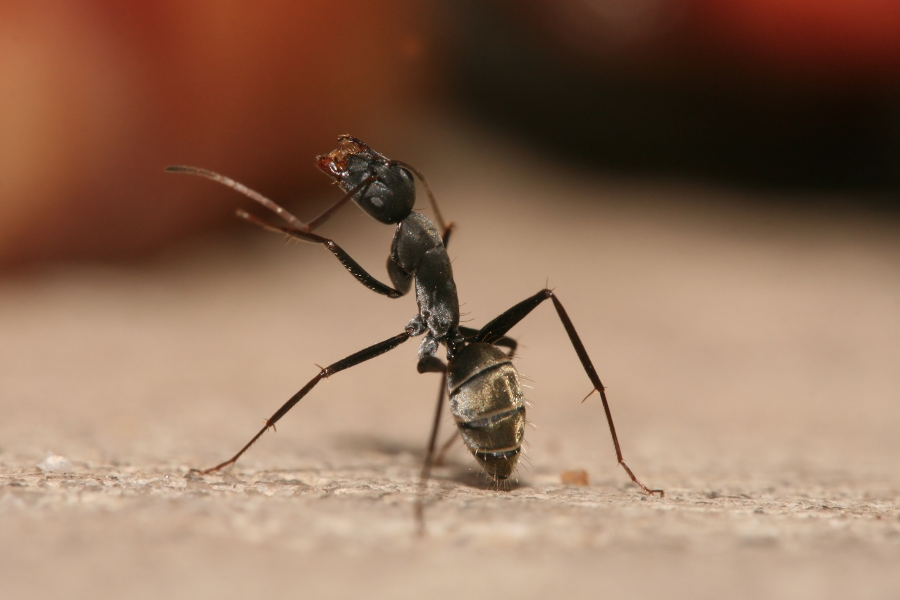
#> input picture papers/geometric-kernel-study/test_image.jpg, 1800 x 1200 px (shown at 1/2 size)
$ python cgmm_full_image_dump.py --image ../../papers/geometric-kernel-study/test_image.jpg --out out.png
#> lines starting #> are read from the running program, lines starting #| are printed output that depends on the picture
### src/edgecritic/pipeline/metal.py
"""ctypes binding for the fused Rust/Metal WVF, LF, and recovery backend."""

from __future__ import annotations

import ctypes
import math
from functools import lru_cache

import numpy as np

from edgecritic.lf.metal import _as_int32, _as_uint32
from edgecritic.wvf.metal import (
    MetalBackendError,
    _load_library as _load_wvf_library,
)
from edgecritic.wvf.radius import build_wvf_radius_kernels


# [46 lines left out: functions _load_pipeline_library, pipeline_backend_available, not called in this run]


def _finite_float(value: float, name: str) -> float:
    out = float(value)
    if not math.isfinite(out):
        raise ValueError(f"{name} must be finite")
    return out


def wvf_lf_recover_metal(
    image: np.ndarray,
    radius: int,
    degree: int,
    lf_half_length: int,
    n_orientations: int = 64,
    tau_sec_floor: float = 0.40,
    tau_validity: float = 0.10,
    dense_n: int = 500,
    min_sep_frac: float = 0.125,
    method: str = "box",
) -> tuple[np.ndarray, np.ndarray, np.ndarray, np.ndarray, np.ndarray]:
    """Run WVF -> LF -> orientation recovery as a single fused Metal pipeline."""
    method_name = str(method).lower()
    if method_name != "box":
        raise ValueError("method must be 'box'")

    img = np.ascontiguousarray(image, dtype=np.float32)
    if img.ndim != 2:
        raise ValueError("image must be a 2-D array")
    h, w = img.shape
    if h == 0 or w == 0:
        raise ValueError("image width and height must be positive")

    radius_value = int(radius)
    degree_value = int(degree)
    lf_value = int(lf_half_length)
    n = int(n_orientations)
    if n <= 0:
        raise ValueError("n_orientations must be positive")
    dense_count = int(dense_n)
    if dense_count <= 0:
        raise ValueError("dense_n must be positive")

    tau_sec = _finite_float(tau_sec_floor, "tau_sec_floor")
    tau_valid = _finite_float(tau_validity, "tau_validity")
    sep_frac = _finite_float(min_sep_frac, "min_sep_frac")

    kernels = build_wvf_radius_kernels(radius=radius_value, order=degree_value)
    offsets = kernels.offsets_xy.astype(np.int32, copy=False)
    dx = np.ascontiguousarray(offsets[:, 0], dtype=np.int32)
    dy = np.ascontiguousarray(offsets[:, 1], dtype=np.int32)
    wx = np.ascontiguousarray(kernels.weights_x, dtype=np.float32)
    wy = np.ascontiguousarray(kernels.weights_y, dtype=np.float32)

    theta_p_f = np.empty(img.size, dtype=np.float32)
    m_p_f = np.empty(img.size, dtype=np.float32)
    theta_s_f = np.empty(img.size, dtype=np.float32)
    m_s_f = np.empty(img.size, dtype=np.float32)
    v = np.empty(img.size, dtype=np.uint8)
    error_buffer = ctypes.create_string_buffer(4096)

    status = _load_pipeline_library().edgecritic_metal_wvf_lf_recover(
        img.ctypes.data_as(ctypes.POINTER(ctypes.c_float)),
        _as_uint32(w, "image width"),
        _as_uint32(h, "image height"),
        dx.ctypes.data_as(ctypes.POINTER(ctypes.c_int)),
        dy.ctypes.data_as(ctypes.POINTER(ctypes.c_int)),
        wx.ctypes.data_as(ctypes.POINTER(ctypes.c_float)),
        wy.ctypes.data_as(ctypes.POINTER(ctypes.c_float)),
        _as_uint32(kernels.support_size, "WVF support size"),
        _as_int32(lf_value, "LF half-length"),
        _as_uint32(n, "orientation count"),
        ctypes.c_uint(1),
        ctypes.c_int(-1),
        ctypes.c_float(tau_sec),
        ctypes.c_float(tau_valid),
        _as_uint32(dense_count, "dense_n"),
        ctypes.c_float(sep_frac),
        theta_p_f.ctypes.data_as(ctypes.POINTER(ctypes.c_float)),
        m_p_f.ctypes.data_as(ctypes.POINTER(ctypes.c_float)),
        theta_s_f.ctypes.data_as(ctypes.POINTER(ctypes.c_float)),
        m_s_f.ctypes.data_as(ctypes.POINTER(ctypes.c_float)),
        v.ctypes.data_as(ctypes.POINTER(ctypes.c_uint8)),
        error_buffer,
        ctypes.c_size_t(len(error_buffer)),
    )
    if status != 0:
        raise MetalBackendError(error_buffer.value.decode("utf-8", errors="replace"))

    shape = img.shape
    return (
        theta_p_f.reshape(shape).astype(np.float64),
        m_p_f.reshape(shape).astype(np.float64),
        theta_s_f.reshape(shape).astype(np.float64),
        m_s_f.reshape(shape).astype(np.float64),
        v.reshape(shape),
    )


__all__ = [
    "pipeline_backend_available",
    "wvf_lf_recover_metal",
]

### scripts/eval/cgmm_full_image_dump.py
"""Full-image c-GMM K=3 fusion dump using the Metal pipeline.

Pipeline:
  1. Load the noisy synthetic image (sigma=13 AWGN) at the chosen size.
  2. Split into L, R, G, B channels.
  3. For each (channel, radius, degree, lf_half_length) config, run the
     fused Metal front end (WVF + LF + orientation recovery).
  4. Stack all configs into per-pixel (phi, w) primary + secondary
     measurement arrays.
  5. Run Metal c-GMM K=3 hard-EM fusion in one call.
  6. Save dump in the schema fig_cgmm_fused_output.py expects:
       theta_fused, theta_fused_sec, M_fused, M_fused_sec,
       v_fused, suppressed.

This is the production dump for the paper's c-GMM fused-output figure
on the noisy low_contrast_mixed_chroma image at 4096^2.
"""

from __future__ import annotations

import argparse
import math
import sys
import time
from pathlib import Path

import numpy as np
from PIL import Image

ROOT = Path(__file__).resolve().parents[2]
sys.path.insert(0, str(ROOT / "src"))
sys.path.insert(0, str(ROOT / "scripts" / "eval"))
sys.path.insert(0, str(ROOT / "agent_workspaces" / "cgmm_metal"))

from edgecritic.pipeline import wvf_lf_recover_metal
from edgecritic.cgmm._metal import cgmm_fuse_two_pass_metal
from reference_impl import theta_M_to_phi_w


def main():
    p = argparse.ArgumentParser(description=__doc__)
    p.add_argument("--image", required=True, type=Path)
    p.add_argument("--out",   required=True, type=Path)
    p.add_argument("--sigma", type=float, default=13.0)
    p.add_argument("--radii",   default="5,9")
    p.add_argument("--degrees", default="1,3")
    p.add_argument("--lf-half-lengths", default="40,60,80,100")
    p.add_argument("--channels",        default="L,R,G,B")
    p.add_argument("--n-orientations",  type=int, default=64)
    p.add_argument("--K",               type=int, default=3)
    p.add_argument("--seed",            type=int, default=0)
    args = p.parse_args()

    radii   = [int(s) for s in args.radii.split(",")]
    degrees = [int(s) for s in args.degrees.split(",")]
    ms      = [int(s) for s in args.lf_half_lengths.split(",")]
    sel_ch  = [c.strip() for c in args.channels.split(",")]

    rng = np.random.default_rng(args.seed)
    rgb = np.asarray(Image.open(args.image).convert("RGB")).astype(np.float32)
    H, W = rgb.shape[:2]
#> H = 1200; W = 1800
    rgb_n = np.clip(rgb + rng.normal(0.0, args.sigma, rgb.shape).astype(np.float32),
                    0.0, 255.0)
    R = rgb_n[..., 0]; G = rgb_n[..., 1]; B = rgb_n[..., 2]
#> after `R = rgb_n[..., 0]`:
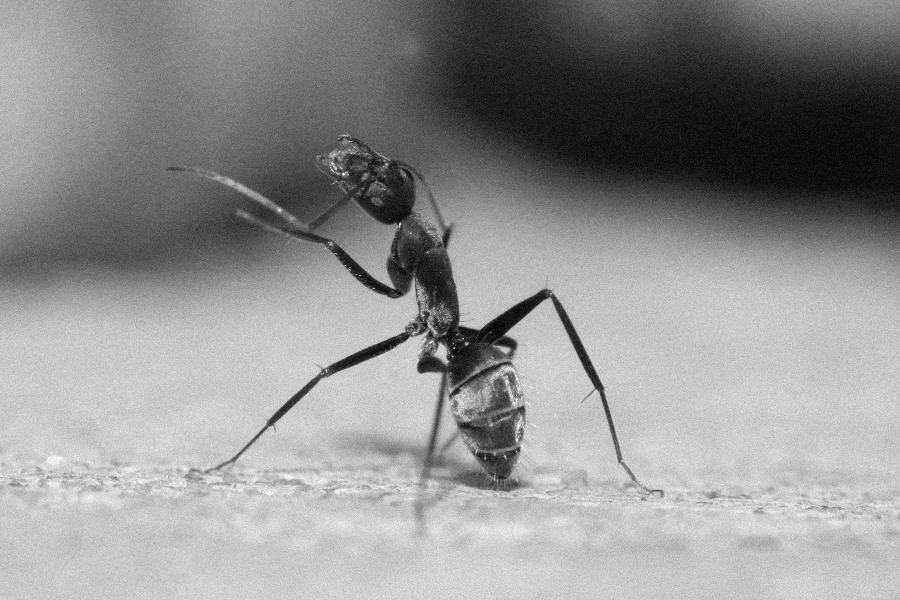
#> R: shape (1200, 1800) float32 (shown at 1/2 size); min 0, max 255, mean 145.5
#> after `G = rgb_n[..., 1]`:
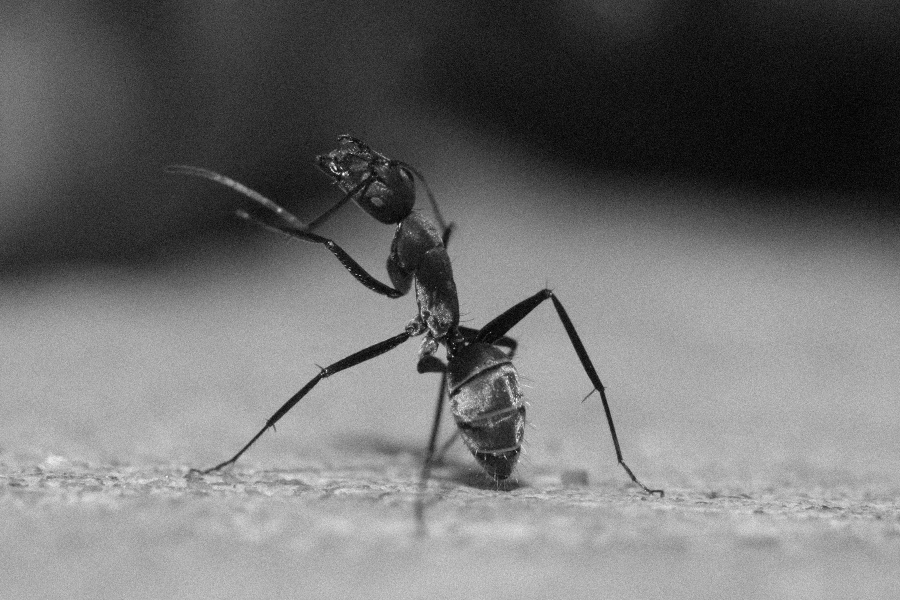
#> G: shape (1200, 1800) float32 (shown at 1/2 size); min 0, max 255, mean 112.9
#> after `B = rgb_n[..., 2]`:
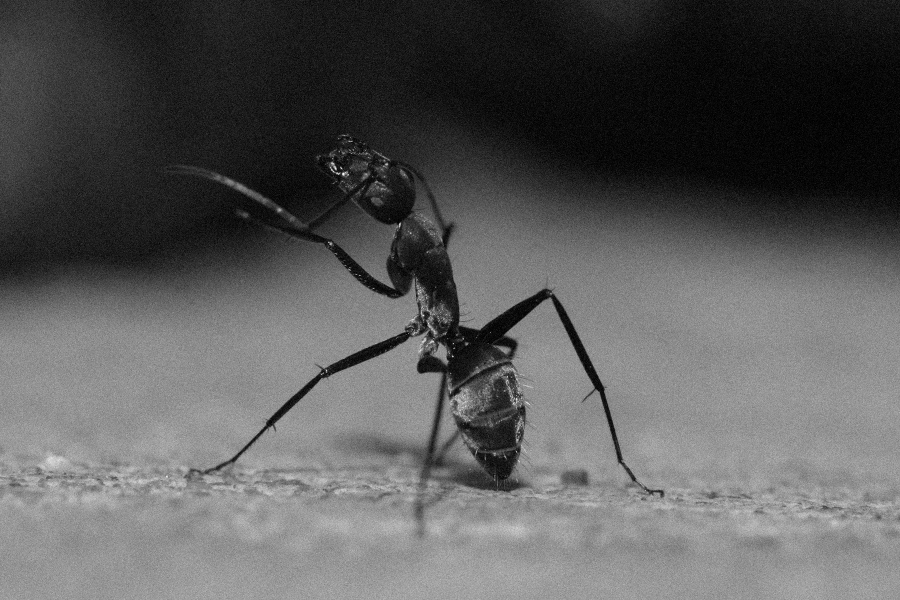
#> B: shape (1200, 1800) float32 (shown at 1/2 size); min 0, max 255, mean 91.3
    L = 0.2126 * R + 0.7152 * G + 0.0722 * B
    all_chans = {"L": L.astype(np.float32),
                 "R": R.astype(np.float32),
                 "G": G.astype(np.float32),
                 "B": B.astype(np.float32)}
    chans = {k: all_chans[k] for k in sel_ch}
#> chans = 4 items

    n_combos = len(chans) * len(radii) * len(degrees) * len(ms)
#> n_combos = 64
    print(f"image    : {args.image.name}  size={H}x{W}")
#| image    : test_image.jpg  size=1200x1800
    print(f"sigma={args.sigma}  channels={sel_ch}  radii={radii}  "
          f"degrees={degrees}  ms={ms}  n_orient={args.n_orientations}")
    print(f"per-pixel inputs (N): {n_combos}")
#| per-pixel inputs (N): 64
    print()

    # Front end: 1 call per (channel, r, d, m).
    th_p_list, M_p_list, th_s_list, M_s_list, v_list = [], [], [], [], []
    t_front0 = time.perf_counter()
    for ch_name, img in chans.items():
        for r in radii:
            for d in degrees:
                for m in ms:
                    t0 = time.perf_counter()
                    th_p, M_p, th_s, M_s, v = wvf_lf_recover_metal(
                        img, radius=r, degree=d, lf_half_length=m,
                        n_orientations=args.n_orientations,
                        tau_sec_floor=0.40, tau_validity=0.10,
                        dense_n=500, min_sep_frac=0.125, method="box")
                    dt = time.perf_counter() - t0
                    th_p_list.append(th_p)
                    M_p_list.append(M_p)
                    th_s_list.append(th_s)
                    M_s_list.append(M_s)
                    v_list.append(v)
                    print(f"  ch={ch_name}  r={r}  d={d}  m={m:>3}  "
                          f"v=1: {v.mean()*100:5.1f}%  {dt*1000:.0f} ms")
#> this loop made 1 pass
#> ch_name on pass 1: 'L'
#> after the loop, M_p_list = []; M_s_list = []; th_p_list = []; th_s_list = []; v_list = []
    t_front = time.perf_counter() - t_front0
    print(f"\nfront end: {t_front:.1f} s ({n_combos} fused calls)")

    # Tile the (phi, w) build + c-GMM call over pixel chunks to keep peak
    # memory bounded.  At full image (P=16.7M, N=64) the full (P, N) f32
    # arrays are 4 GB each x4 streams = 16 GB upfront, which swaps on
    # 16 GB systems.  TILE = 1M keeps per-tile (chunk, N) f32 buffers at
    # ~256 MB each.
    P = H * W
    N = n_combos
    two_pi = np.float32(2.0 * math.pi)

    # Pre-flatten the per-config arrays once.  These stay alive for the
    # duration of the tile loop (5 GB total for N=64 at 4096^2).
    th_p_flat = [a.reshape(P) for a in th_p_list]
    M_p_flat  = [a.reshape(P) for a in M_p_list]
    th_s_flat = [a.reshape(P) for a in th_s_list]
    M_s_flat  = [a.reshape(P) for a in M_s_list]
    v_flat    = [a.reshape(P) for a in v_list]
    del th_p_list, M_p_list, th_s_list, M_s_list, v_list

    # Output buffers.
    theta_primary = np.full(P, np.nan, dtype=np.float32)
    M_primary     = np.zeros(P,        dtype=np.float32)
    theta_sec     = np.full(P, np.nan, dtype=np.float32)
    M_sec         = np.zeros(P,        dtype=np.float32)
    v_fused_flat  = np.zeros(P,        dtype=np.uint8)
    keep_sec_flat = np.zeros(P,        dtype=np.uint8)

    TILE = 1 << 20    # 1,048,576 pixels per tile
    n_tiles = (P + TILE - 1) // TILE
    print(f"\nrunning c-GMM K={args.K} hard-EM (Metal) on "
          f"(P={P}, N={N}), {n_tiles} tiles of <= {TILE:,} pixels ...")
    t_cgmm0 = time.perf_counter()
    for ti, start in enumerate(range(0, P, TILE)):
        end = min(start + TILE, P)
        c = end - start
        phi_p_c = np.empty((c, N), dtype=np.float32)
        w_p_c   = np.empty((c, N), dtype=np.float32)
        phi_s_c = np.empty((c, N), dtype=np.float32)
        w_s_c   = np.empty((c, N), dtype=np.float32)
        for j in range(N):
            th_p_j = th_p_flat[j][start:end]
            M_p_j  = M_p_flat[j][start:end]
            th_s_j = th_s_flat[j][start:end]
            M_s_j  = M_s_flat[j][start:end]
            v_j    = v_flat[j][start:end].astype(np.float32, copy=False)
            finite_p = np.isfinite(th_p_j) & np.isfinite(M_p_j)
            finite_s = np.isfinite(th_s_j) & np.isfinite(M_s_j)
            phi_p_c[:, j] = np.where(finite_p, (2.0 * th_p_j) % two_pi, 0.0)
            w_p_c[:,   j] = v_j * np.where(
                finite_p & (M_p_j > 0), np.maximum(M_p_j, 0.0), 0.0)
            phi_s_c[:, j] = np.where(finite_s, (2.0 * th_s_j) % two_pi, 0.0)
            w_s_c[:,   j] = v_j * np.where(
                finite_s & (M_s_j > 0), np.maximum(M_s_j, 0.0), 0.0)
        out_c = cgmm_fuse_two_pass_metal(
            phi_p_c, w_p_c, phi_s_c, w_s_c,
            K=args.K, n_iters=30,
            init_kappa=4.0, hard_em=True,
            tau_M_rel=0.05, theta_min_deg=10.0)
        theta_primary[start:end] = out_c["theta_primary"].astype(np.float32)
        M_primary[start:end]     = out_c["M_primary"].astype(np.float32)
        theta_sec[start:end]     = out_c["theta_sec"].astype(np.float32)
        M_sec[start:end]         = out_c["M_sec"].astype(np.float32)
        v_fused_flat[start:end]  = out_c["v_fused"]
        keep_sec_flat[start:end] = out_c["keep_secondary_mask"]
        del phi_p_c, w_p_c, phi_s_c, w_s_c, out_c
        print(f"  tile {ti+1:>2}/{n_tiles}  "
              f"[{start:>9}:{end:>9}]  "
              f"v=1: {v_fused_flat[start:end].mean()*100:5.1f}%")
    t_cgmm = time.perf_counter() - t_cgmm0
    print(f"c-GMM Metal total: {t_cgmm:.2f} s "
          f"({n_tiles} tiles, avg {t_cgmm/n_tiles*1000:.0f} ms)")
    print(f"v_fused = 1 fraction: {v_fused_flat.mean()*100:.1f}%")
    print(f"M_primary range: [{M_primary.min():.3f}, {M_primary.max():.3f}]")

    # Reshape to (H, W) and build the figure-script schema.
    theta_fused      = theta_primary.reshape(H, W)
    theta_fused_sec  = theta_sec.reshape(H, W)
    M_fused          = M_primary.reshape(H, W)
    M_fused_sec      = M_sec.reshape(H, W)
    v_fused          = v_fused_flat.reshape(H, W)
    keep_sec         = keep_sec_flat.reshape(H, W)
    # `suppressed` schema = 1 where v=1 but the secondary slot was zeroed.
    suppressed       = ((v_fused == 1) & (keep_sec == 0)).astype(np.uint8)

    args.out.parent.mkdir(parents=True, exist_ok=True)
    np.savez_compressed(args.out,
        condition       = "noisy",
        size            = np.int32(H),
        theta_fused     = theta_fused,
        theta_fused_sec = theta_fused_sec,
        M_fused         = M_fused,
        M_fused_sec     = M_fused_sec,
        v_fused         = v_fused,
        suppressed      = suppressed,
        is_junction     = np.zeros((H, W), dtype=np.uint8),  # no GT in real-world dump
        config_image    = str(args.image.name),
        config_sigma    = np.float64(args.sigma),
        config_channels = np.array(sel_ch),
        config_radii    = np.array(radii, dtype=np.int32),
        config_degrees  = np.array(degrees, dtype=np.int32),
        config_lf_half_lengths = np.array(ms, dtype=np.int32),
        config_n_orientations  = np.int32(args.n_orientations),
        config_K        = np.int32(args.K),
    )
    print(f"\nwrote {args.out}")
    print(f"front end + c-GMM total: {t_front + t_cgmm:.1f} s")


if __name__ == "__main__":
    main()
#> (the call stopped at in wvf_lf_recover_metal, `kernels = build_wvf_radius_kernels(radius=radius_value, order=degree_v..`: edgecritic is not available in this run)
